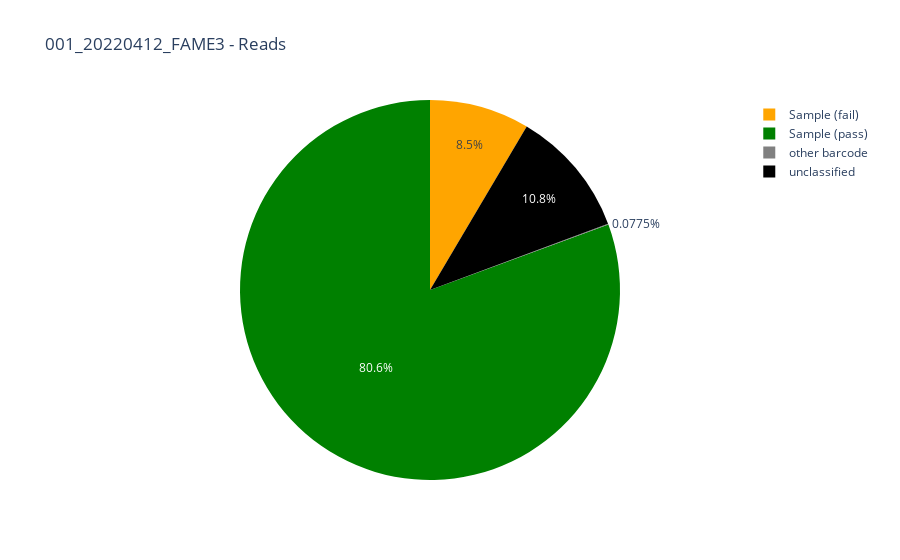

Write notebook code for a chart like this one.
### Code cell
fig5 = px.pie(
    df, 
    values='reads', names='class', title=f"{run_name} - Reads",
    color='class',
    color_discrete_map={'unclassified':'black',
                        'other barcode':'grey',
                        'Sample (pass)':'green',
                        'Sample (fail)':'orange'}
)
fig5.update_traces(sort=False) 
fig5.show(config={'displaylogo':False})

### Figure 1 — Plotly figure (JSON) as saved in the notebook; plotly's stock layout.template omitted (floating-point values rounded to 4 significant figures; data arrays with more than 128 entries replaced by an {"elided": "..."} marker saying what was removed)
{"data": [{"customdata": {"elided": "194x1 str values"}, "domain": {"x": [0, 1], "y": [0, 1]}, "hovertemplate": "class=%{customdata[0]}<br>reads=%{value}<extra></extra>", "labels": {"elided": "194 str values"}, "legendgroup": "", "marker": {"colors": {"elided": "194 str values"}}, "name": "", "showlegend": true, "sort": false, "type": "pie", "values": {"elided": "194 int values"}}], "layout": {"legend": {"tracegroupgap": 0}, "title": {"text": "001_20220412_FAME3 - Reads"}}}
